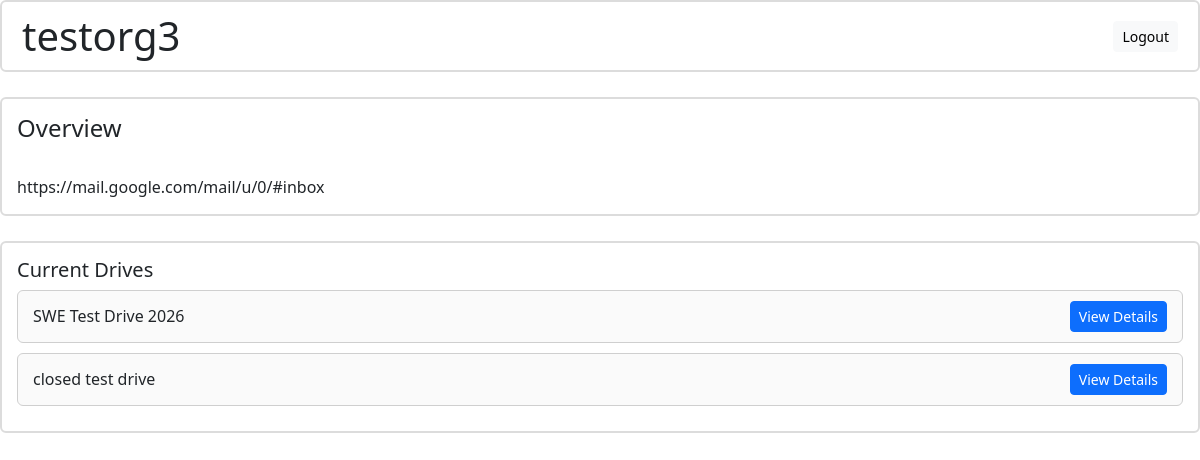
The app's page /student/5/2/drives (signed in), older data.
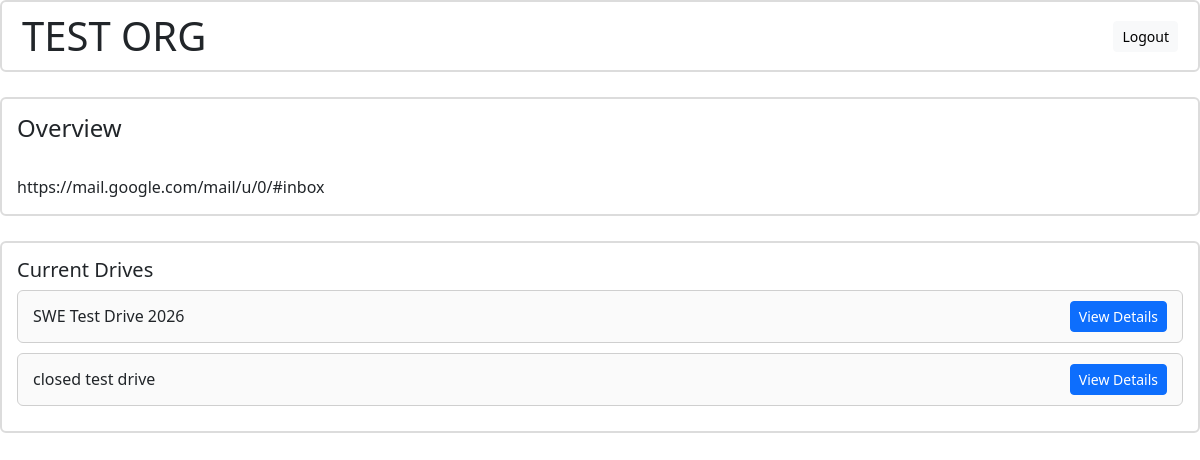
The same page, newer data.
### placementportalcode/models.py (models this page shows)
class Company(db.Model):
    __tablename__ = "company"
    company_id=db.Column(db.Integer,primary_key=True)
    company_name=db.Column(db.String(100),nullable=False)
    hr_contact=db.Column(db.String(100),nullable=False)
    company_website=db.Column(db.String(100),nullable=False)
    approval_status=db.Column(db.String(20),
                              default=CompanyEnumStatus.PENDING.value,
                              nullable=False
                              )
    user_id = db.Column(
        db.Integer,
        db.ForeignKey("user.id"),
        nullable=False,
        unique=True   # ensures one-to-one
    )
    drives=db.relationship(
        "PlacementDrive",
        back_populates='company',
        cascade="all, delete-orphan"
    )
    user = db.relationship("User", back_populates="company")

### placementportalcode/student/routes.py (the view)
@student_bp.route('/<int:student_id>/<int:company_id>/drives',methods=[HTTPMethod.GET])
def company_drives(student_id,company_id):
    company = Company.query.get(company_id)
    if not company:
        return redirect(url_for('student.dashboard'))
    now= datetime.now()
    current_drives=PlacementDrive.query.filter(PlacementDrive.status==DriveApprovalStatusEnum.APPROVED.value, PlacementDrive.application_deadline>=now)
    rejected_applications=Application.query.filter(Application.student_id==student_id,Application.status=='rejected')
    shortlistedOrHired_applications=Application.query.filter(Application.student_id==student_id,Application.status.in_(["shortlisted", "hired"]))
    applications = Application.query.filter(Application.student_id==student_id,Application.status=='applied')
    rejected_application_ids={app.drive_id for app in rejected_applications}
    applied_drive_ids= {app.drive_id for app in applications}
    shortlistedOrHired_application_ids={app.drive_id for app in shortlistedOrHired_applications}
    return render_template('student/company-details.html',company=company,current_drives=current_drives,student_id=student_id,applied_drive_ids=applied_drive_ids,rejected_application_ids=rejected_application_ids,shortlistedOrHired_application_ids=shortlistedOrHired_application_ids)

### placementportalcode/templates/student/company-details.html (shortened to what this page needs)
{% extends 'base.html' %}
{% from "components/comman_table.html" import render_table %}
{% from "components/modal.html" import render_modal %}
{% from "components/button.html" import action_button %}
{% block extra_css %}
<link rel="stylesheet" href="{{ url_for('static', filename='css/admin.css') }}">
{%endblock%}
{% block content%}
<div class="header-bar d-flex justify-content-between align-items-center">
    <h1 class="mb-0">{{company.company_name}}</h1>
    <div>
        {{action_button(url_for("auth.logout"),"Logout","light")}}
    </div>
</div>
<div class="section-box">
    <h4 class="">Overview</h4>
    <br>
    <div>{{company.company_website}}</div>
</div>
<section class="section-box">
    <h5>Current Drives</h5>
    {% for drive in current_drives %}
    <section class="list-item-box">
        <div>{{drive.drive_name}}</div>
        {{ action_button(
        "#",
        "View Details",
        "primary",
        toggle="modal",
        target="#driveDetails" ~ drive.drive_id
        ) }}
    </section>
    {% endfor %}
</section>
{%endblock%}

Row changes from the older to the newer data that the page shows:
changed Company "https://mail.google.com/mail/u/0/#inbox": company_name "testorg3" → "TEST ORG"
